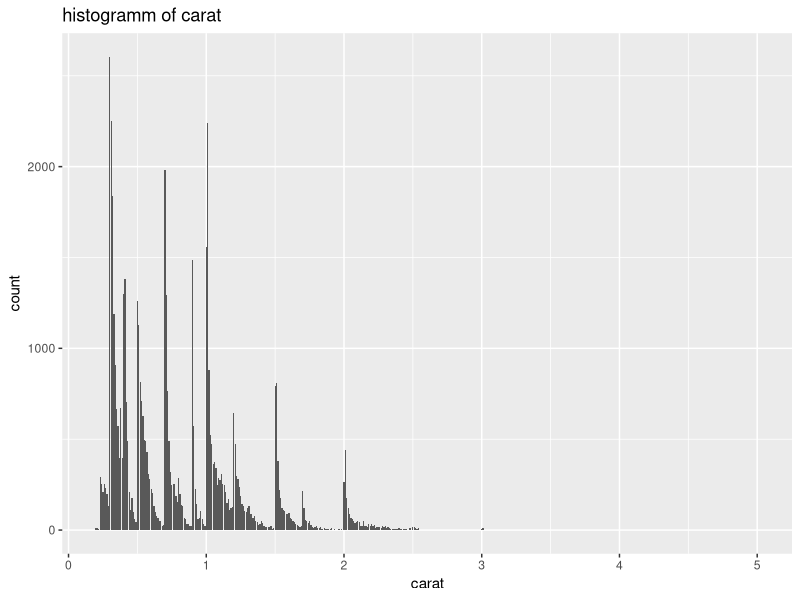
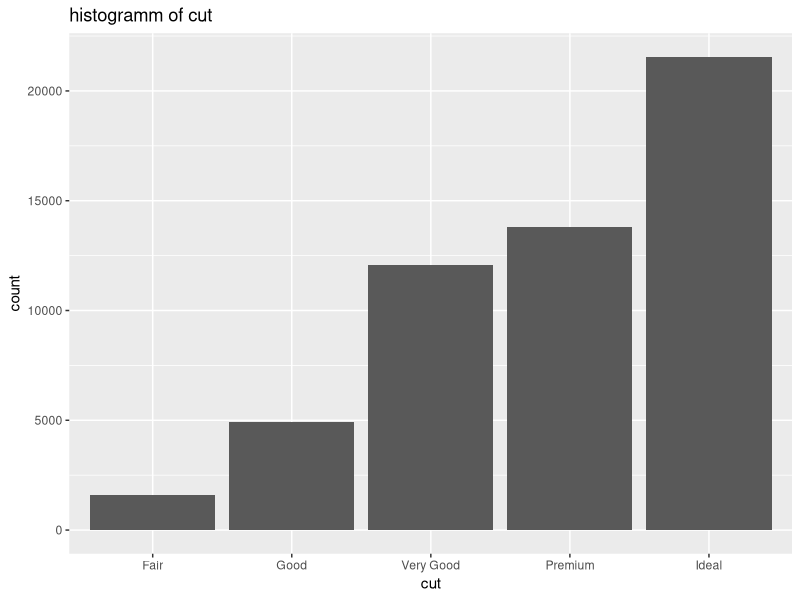
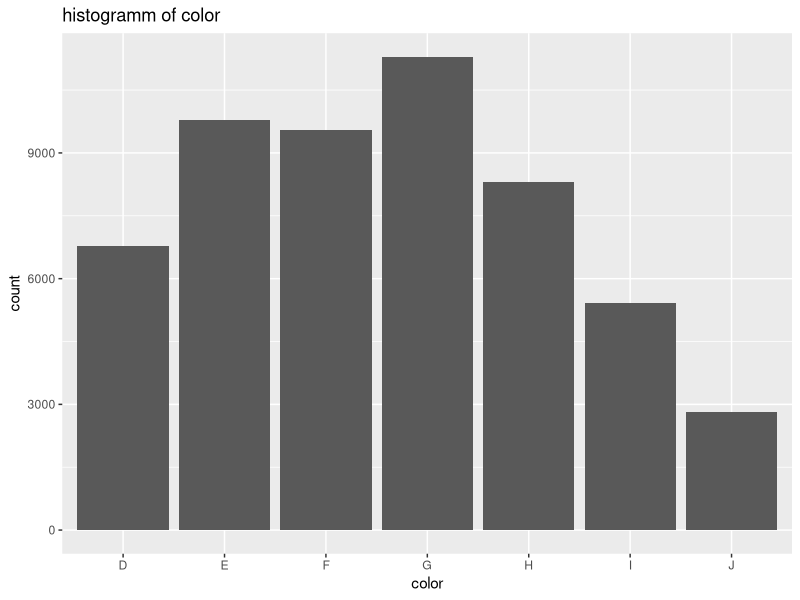
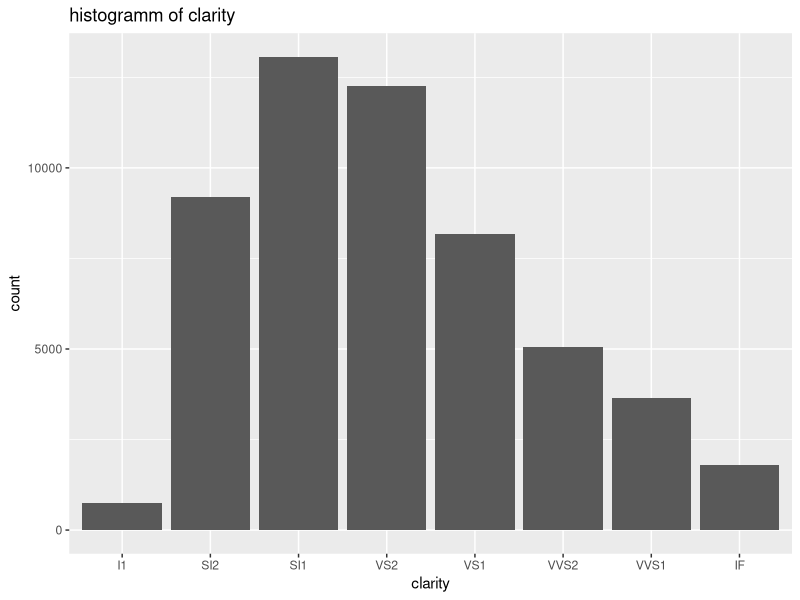
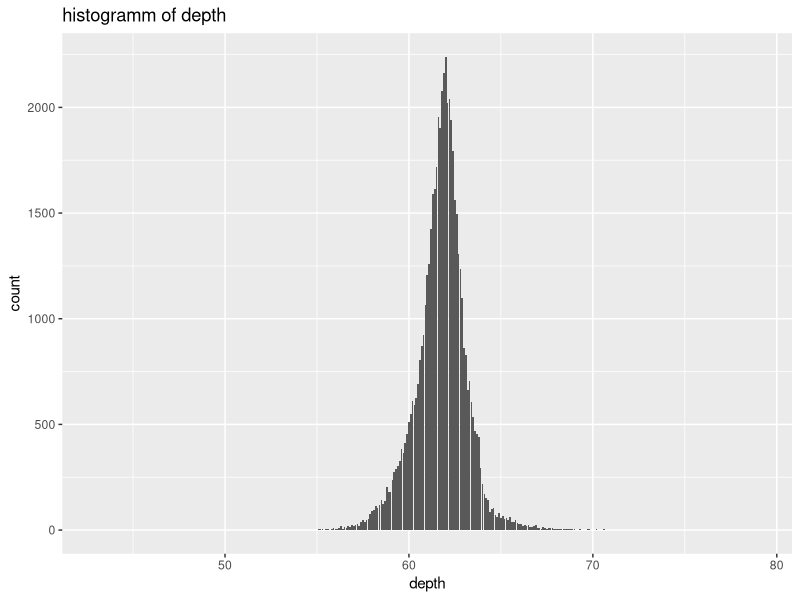
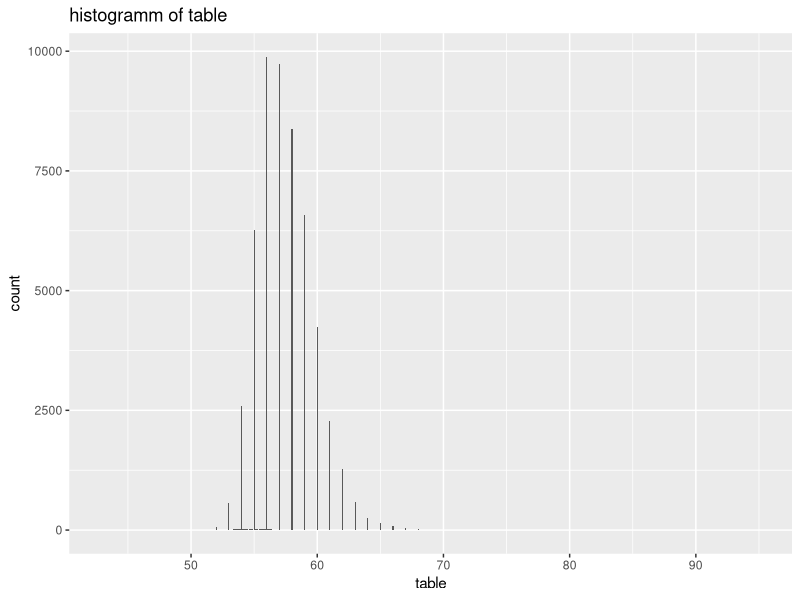
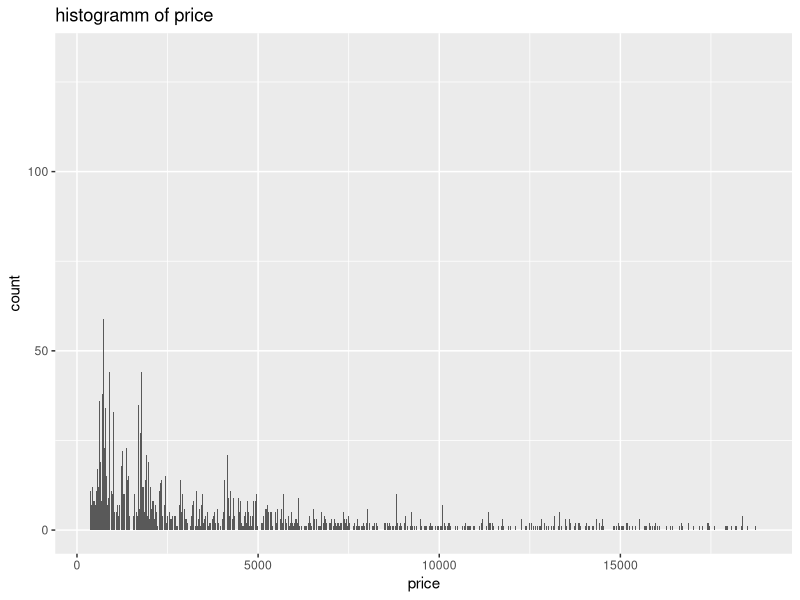
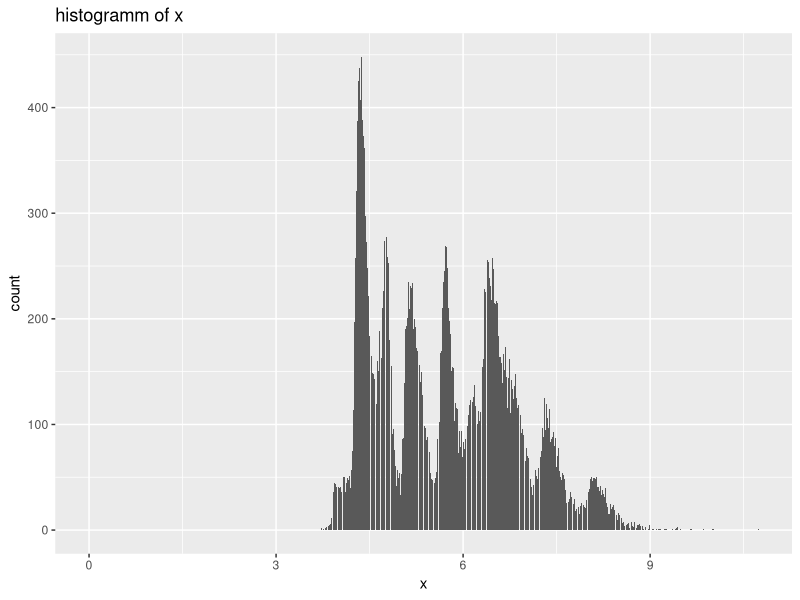

Source code (R) for these figures, in order:
library(tidyverse)

?diamonds

df <- diamonds
variables <- colnames(df)
number_variables <- length(variables)


for (variable in variables){
  x_current <- df[[variable]]
  
  unique_values <- df[variable] %>%
    distinct()
  head(unique_values)
  number_unique_values <- count(unique_values)
  
  
  print(paste("univariate analysis for", variable))
  print(paste("class", class(x_current)))
  print(paste("type of", typeof(x_current)))
  print(paste("number of unique values", number_unique_values))
  
  ggplot(mapping = aes(x=x_current)) +
    geom_bar() +
    ggtitle(paste("histogramm of", variable)) + 
    xlab(variable)
  ggsave(paste("data/", variable, ".png", sep=""))


  print("")

}
